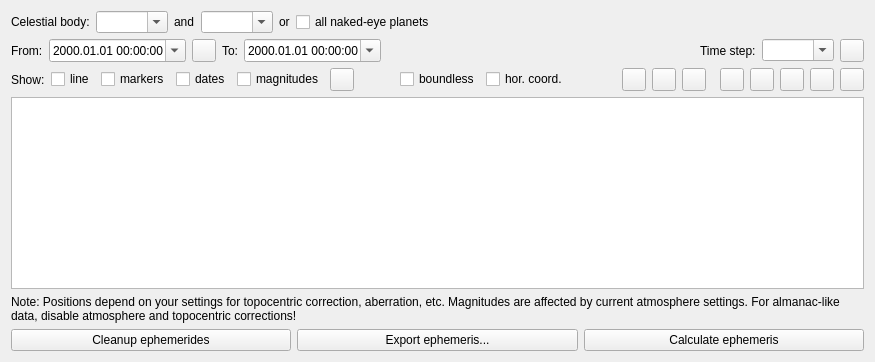
        <widget class="QWidget" name="stackedWidgetPage2">
         <layout class="QGridLayout" name="gridLayout_3">
          <item row="9" column="0" colspan="2">
           <layout class="QHBoxLayout" name="horizontalLayout_11">
            <item>
             <widget class="QPushButton" name="ephemerisCleanupButton">
              <property name="text">
               <string>Cleanup ephemerides</string>
              </property>
             </widget>
            </item>
            <item>
             <widget class="QPushButton" name="ephemerisSaveButton">
              <property name="text">
               <string>Export ephemeris...</string>
              </property>
             </widget>
            </item>
            <item>
             <widget class="QPushButton" name="ephemerisPushButton">
              <property name="toolTip">
               <string>Calculations require time, please be patient</string>
              </property>
              <property name="text">
               <string>Calculate ephemeris</string>
              </property>
             </widget>
            </item>
           </layout>
          </item>
          <item row="7" column="0" colspan="2">
           <widget class="QTreeWidget" name="ephemerisTreeWidget">
            <property name="editTriggers">
             <set>QAbstractItemView::NoEditTriggers</set>
            </property>
            <property name="rootIsDecorated">
             <bool>false</bool>
            </property>
            <property name="uniformRowHeights">
             <bool>true</bool>
            </property>
            <property name="itemsExpandable">
             <bool>false</bool>
            </property>
            <property name="sortingEnabled">
             <bool>true</bool>
            </property>
            <property name="expandsOnDoubleClick">
             <bool>false</bool>
            </property>
            <property name="columnCount">
             <number>0</number>
            </property>
           </widget>
          </item>
          <item row="0" column="0" colspan="2">
           <layout class="QHBoxLayout" name="horizontalLayout">
            <item>
             <widget class="QLabel" name="celestialBodyName">
              <property name="text">
               <string>Celestial body:</string>
              </property>
             </widget>
            </item>
            <item>
             <widget class="QComboBox" name="celestialBodyComboBox">
              <property name="toolTip">
               <string>First celestial body</string>
              </property>
              <property name="editable">
               <bool>true</bool>
              </property>
              <property name="currentText">
               <string/>
              </property>
              <property name="currentIndex">
               <number>-1</number>
              </property>
              <property name="insertPolicy">
               <enum>QComboBox::NoInsert</enum>
              </property>
             </widget>
            </item>
            <item>
             <widget class="QLabel" name="labelAnd">
              <property name="text">
               <string>and</string>
              </property>
             </widget>
            </item>
            <item>
             <widget class="QComboBox" name="secondaryCelestialBodyComboBox">
              <property name="toolTip">
               <string>Second celestial body</string>
              </property>
              <property name="editable">
               <bool>true</bool>
              </property>
              <property name="insertPolicy">
               <enum>QComboBox::NoInsert</enum>
              </property>
             </widget>
            </item>
            <item>
             <widget class="QLabel" name="labelOr">
              <property name="text">
               <string>or</string>
              </property>
             </widget>
            </item>
            <item>
             <widget class="QCheckBox" name="allNakedEyePlanetsCheckBox">
              <property name="toolTip">
               <string>Compute ephemeris for all planets visible to the unaided eye (works on Earth only)</string>
              </property>
              <property name="text">
               <string>all naked-eye planets</string>
              </property>
             </widget>
            </item>
            <item>
             <spacer name="horizontalSpacer_3">
              <property name="orientation">
               <enum>Qt::Horizontal</enum>
              </property>
              <property name="sizeHint" stdset="0">
               <size>
                <width>40</width>
                <height>20</height>
               </size>
              </property>
             </spacer>
            </item>
           </layout>
          </item>
          <item row="3" column="0" colspan="2">
           <layout class="QHBoxLayout" name="horizontalLayout_17">
            <property name="topMargin">
             <number>0</number>
            </property>
            <item>
             <widget class="QLabel" name="label">
              <property name="text">
               <string>Show:</string>
              </property>
             </widget>
            </item>
            <item>
             <widget class="QCheckBox" name="ephemerisShowLineCheckBox">
              <property name="toolTip">
               <string>Show connecting line between the ephemeris markers</string>
              </property>
              <property name="text">
               <string comment="show line" extracomment="full phrase is 'show line'">line</string>
              </property>
             </widget>
            </item>
            <item>
             <widget class="QCheckBox" name="ephemerisShowMarkersCheckBox">
              <property name="toolTip">
               <string>Show markers of positions of the current celestial body on the sky</string>
              </property>
              <property name="text">
               <string>markers</string>
              </property>
             </widget>
            </item>
            <item>
             <widget class="QCheckBox" name="ephemerisShowDatesCheckBox">
              <property name="toolTip">
               <string>Show dates of positions of current celestial body near markers</string>
              </property>
              <property name="text">
               <string>dates</string>
              </property>
             </widget>
            </item>
            <item>
             <widget class="QCheckBox" name="ephemerisShowMagnitudesCheckBox">
              <property name="toolTip">
               <string>Show magnitudes of current celestial body (may be affected by atmosphere setting!)</string>
              </property>
              <property name="text">
               <string>magnitudes</string>
              </property>
             </widget>
            </item>
            <item>
             <widget class="QToolButton" name="pushButtonExtraEphemerisDialog">
              <property name="toolTip">
               <string>Extra options for ephemeris visualization</string>
              </property>
              <property name="text">
               <string notr="true"/>
              </property>
              <property name="icon">
               <iconset resource="../../data/gui/guiRes.qrc">
                <normaloff>:/graphicGui/uibtSettings.png</normaloff>
                <disabledoff>:/graphicGui/uibtSettings-disabled.png</disabledoff>:/graphicGui/uibtSettings.png</iconset>
              </property>
             </widget>
            </item>
            <item>
             <spacer name="horizontalSpacer">
              <property name="orientation">
               <enum>Qt::Horizontal</enum>
              </property>
              <property name="sizeHint" stdset="0">
               <size>
                <width>40</width>
                <height>20</height>
               </size>
              </property>
             </spacer>
            </item>
            <item>
             <widget class="QCheckBox" name="ephemerisIgnoreDateTestCheckBox">
              <property name="toolTip">
               <string>Allow results outside recommended time range of orbital elements</string>
              </property>
              <property name="text">
               <string comment="Ignore date test">boundless</string>
              </property>
             </widget>
            </item>
            <item>
             <widget class="QCheckBox" name="ephemerisHorizontalCoordinatesCheckBox">
              <property name="toolTip">
               <string>Use horizontal coordinates</string>
              </property>
              <property name="text">
               <string comment="horizontal coordinates">hor. coord.</string>
              </property>
             </widget>
            </item>
            <item>
             <spacer name="horizontalSpacer_6">
              <property name="orientation">
               <enum>Qt::Horizontal</enum>
              </property>
              <property name="sizeHint" stdset="0">
               <size>
                <width>40</width>
                <height>20</height>
               </size>
              </property>
             </spacer>
            </item>
            <item>
             <layout class="QHBoxLayout" name="horizontalLayout_26">
              <property name="leftMargin">
               <number>8</number>
              </property>
              <property name="rightMargin">
               <number>8</number>
              </property>
              <item>
               <widget class="ColorButton" name="genericMarkerColor">
                <property name="toolTip">
                 <string>Color of ephemeris marker for first celestial body</string>
                </property>
                <property name="text">
                 <string notr="true"/>
                </property>
               </widget>
              </item>
              <item>
               <widget class="ColorButton" name="secondaryMarkerColor">
                <property name="toolTip">
                 <string>Color of ephemeris marker for second celestial body</string>
                </property>
                <property name="text">
                 <string notr="true"/>
                </property>
               </widget>
              </item>
              <item>
               <widget class="ColorButton" name="selectedMarkerColor">
                <property name="toolTip">
                 <string>Color of selected ephemeris marker</string>
                </property>
                <property name="text">
                 <string notr="true"/>
                </property>
               </widget>
              </item>
             </layout>
            </item>
            <item>
             <widget class="ColorButton" name="mercuryMarkerColor">
              <property name="toolTip">
               <string>Color of Mercury's ephemeris marker</string>
              </property>
              <property name="text">
               <string notr="true"/>
              </property>
             </widget>
            </item>
            <item>
             <widget class="ColorButton" name="venusMarkerColor">
              <property name="toolTip">
               <string>Color of Venus' ephemeris marker</string>
              </property>
              <property name="text">
               <string/>
              </property>
             </widget>
            </item>
            <item>
             <widget class="ColorButton" name="marsMarkerColor">
              <property name="toolTip">
               <string>Color of Mars' ephemeris marker</string>
              </property>
              <property name="text">
               <string notr="true"/>
              </property>
             </widget>
            </item>
            <item>
             <widget class="ColorButton" name="jupiterMarkerColor">
              <property name="toolTip">
               <string>Color of Jupiter's ephemeris marker</string>
              </property>
              <property name="text">
               <string notr="true"/>
              </property>
             </widget>
            </item>
            <item>
             <widget class="ColorButton" name="saturnMarkerColor">
              <property name="toolTip">
               <string>Color of Saturn's ephemeris marker</string>
              </property>
              <property name="text">
               <string notr="true"/>
              </property>
             </widget>
            </item>
           </layout>
          </item>
          <item row="2" column="0" colspan="2">
           <layout class="QHBoxLayout" name="horizontalLayout_25">
            <item>
             <layout class="QHBoxLayout" name="horizontalLayout_3">
              <item>
               <widget class="QLabel" name="dateFromLabel">
                <property name="text">
                 <string>From:</string>
                </property>
               </widget>
              </item>
              <item>
               <widget class="QDateTimeEdit" name="dateFromDateTimeEdit">
                <property name="wrapping">
                 <bool>true</bool>
                </property>
                <property name="displayFormat">
                 <string notr="true">yyyy.MM.dd hh:mm:ss</string>
                </property>
                <property name="calendarPopup">
                 <bool>true</bool>
                </property>
               </widget>
              </item>
              <item>
               <widget class="QToolButton" name="pushButtonNow">
                <property name="toolTip">
                 <string>Now</string>
                </property>
                <property name="text">
                 <string/>
                </property>
                <property name="icon">
                 <iconset resource="../../data/gui/guiRes.qrc">
                  <normaloff>:/graphicGui/btTimeNow-off.png</normaloff>
                  <disabledoff>:/graphicGui/btTimeNow-off.png</disabledoff>:/graphicGui/btTimeNow-off.png</iconset>
                </property>
               </widget>
              </item>
             </layout>
            </item>
            <item>
             <layout class="QHBoxLayout" name="horizontalLayout_4">
              <item>
               <widget class="QLabel" name="dateToLabel">
                <property name="text">
                 <string>To:</string>
                </property>
               </widget>
              </item>
              <item>
               <widget class="QDateTimeEdit" name="dateToDateTimeEdit">
                <property name="wrapping">
                 <bool>true</bool>
                </property>
                <property name="displayFormat">
                 <string notr="true">yyyy.MM.dd hh:mm:ss</string>
                </property>
                <property name="calendarPopup">
                 <bool>true</bool>
                </property>
               </widget>
              </item>
             </layout>
            </item>
            <item>
             <spacer name="horizontalSpacer_8">
              <property name="orientation">
               <enum>Qt::Horizontal</enum>
              </property>
              <property name="sizeHint" stdset="0">
               <size>
                <width>40</width>
                <height>20</height>
               </size>
              </property>
             </spacer>
            </item>
            <item>
             <layout class="QHBoxLayout" name="horizontalLayout_2">
              <item>
               <widget class="QLabel" name="ephemerisStepLabel">
                <property name="text">
                 <string>Time step:</string>
                </property>
               </widget>
              </item>
              <item>
               <widget class="QComboBox" name="ephemerisStepComboBox">
                <property name="editable">
                 <bool>true</bool>
                </property>
                <property name="insertPolicy">
                 <enum>QComboBox::NoInsert</enum>
                </property>
               </widget>
              </item>
              <item>
               <widget class="QToolButton" name="pushButtonCustomStepsDialog">
                <property name="toolTip">
                 <string>Custom time step for ephemeris visualization</string>
                </property>
                <property name="icon">
                 <iconset resource="../../data/gui/guiRes.qrc">
                  <normaloff>:/graphicGui/uibtTime.png</normaloff>
                  <disabledoff>:/graphicGui/uibtTime-disabled.png</disabledoff>:/graphicGui/uibtTime.png</iconset>
                </property>
               </widget>
              </item>
             </layout>
            </item>
           </layout>
          </item>
          <item row="8" column="0" colspan="2">
           <widget class="QLabel" name="ephemerisNotificationLabel">
            <property name="text">
             <string>Note: Positions depend on your settings for topocentric correction, aberration, etc. Magnitudes are affected by current atmosphere settings. For almanac-like data, disable atmosphere and topocentric corrections!</string>
            </property>
            <property name="wordWrap">
             <bool>true</bool>
            </property>
           </widget>
          </item>
         </layout>
        </widget>
